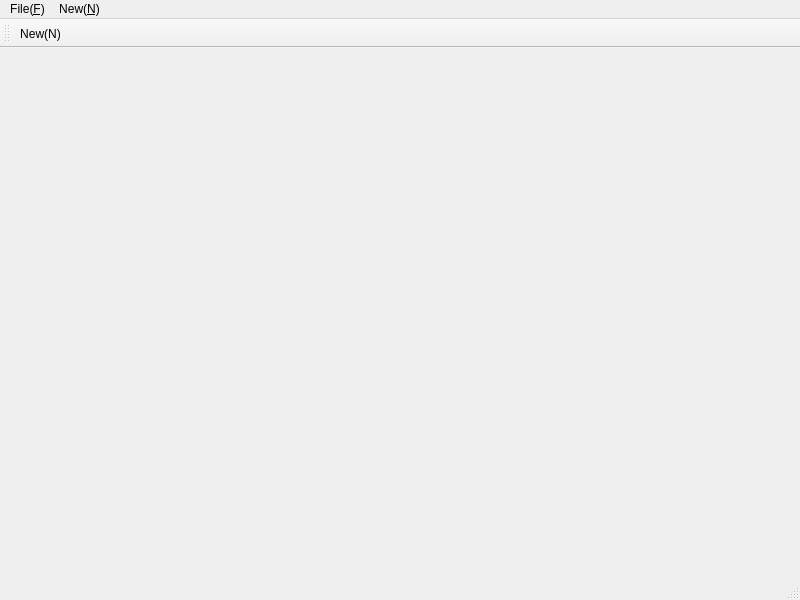
<?xml version="1.0" encoding="UTF-8"?>
<ui version="4.0">
 <class>MainWindow</class>
 <widget class="QMainWindow" name="MainWindow">
  <property name="geometry">
   <rect>
    <x>0</x>
    <y>0</y>
    <width>800</width>
    <height>600</height>
   </rect>
  </property>
  <property name="windowTitle">
   <string>MainWindow</string>
  </property>
  <widget class="QWidget" name="centralwidget"/>
  <widget class="QMenuBar" name="menubar">
   <property name="geometry">
    <rect>
     <x>0</x>
     <y>0</y>
     <width>800</width>
     <height>23</height>
    </rect>
   </property>
   <widget class="QMenu" name="menuFile_F">
    <property name="title">
     <string>File(&amp;F)</string>
    </property>
    <addaction name="actionNew_N_2"/>
   </widget>
   <widget class="QMenu" name="menuNew_N">
    <property name="title">
     <string>New(&amp;N)</string>
    </property>
   </widget>
   <addaction name="menuFile_F"/>
   <addaction name="menuNew_N"/>
  </widget>
  <widget class="QStatusBar" name="statusbar"/>
  <widget class="QToolBar" name="toolBar">
   <property name="windowTitle">
    <string>toolBar</string>
   </property>
   <attribute name="toolBarArea">
    <enum>TopToolBarArea</enum>
   </attribute>
   <attribute name="toolBarBreak">
    <bool>false</bool>
   </attribute>
   <addaction name="actionNew_N"/>
  </widget>
  <action name="actionNew_N">
   <property name="text">
    <string>New(&amp;N)</string>
   </property>
  </action>
  <action name="actionNew_N_2">
   <property name="text">
    <string>New(&amp;N)</string>
   </property>
  </action>
 </widget>
 <resources/>
 <connections/>
</ui>
